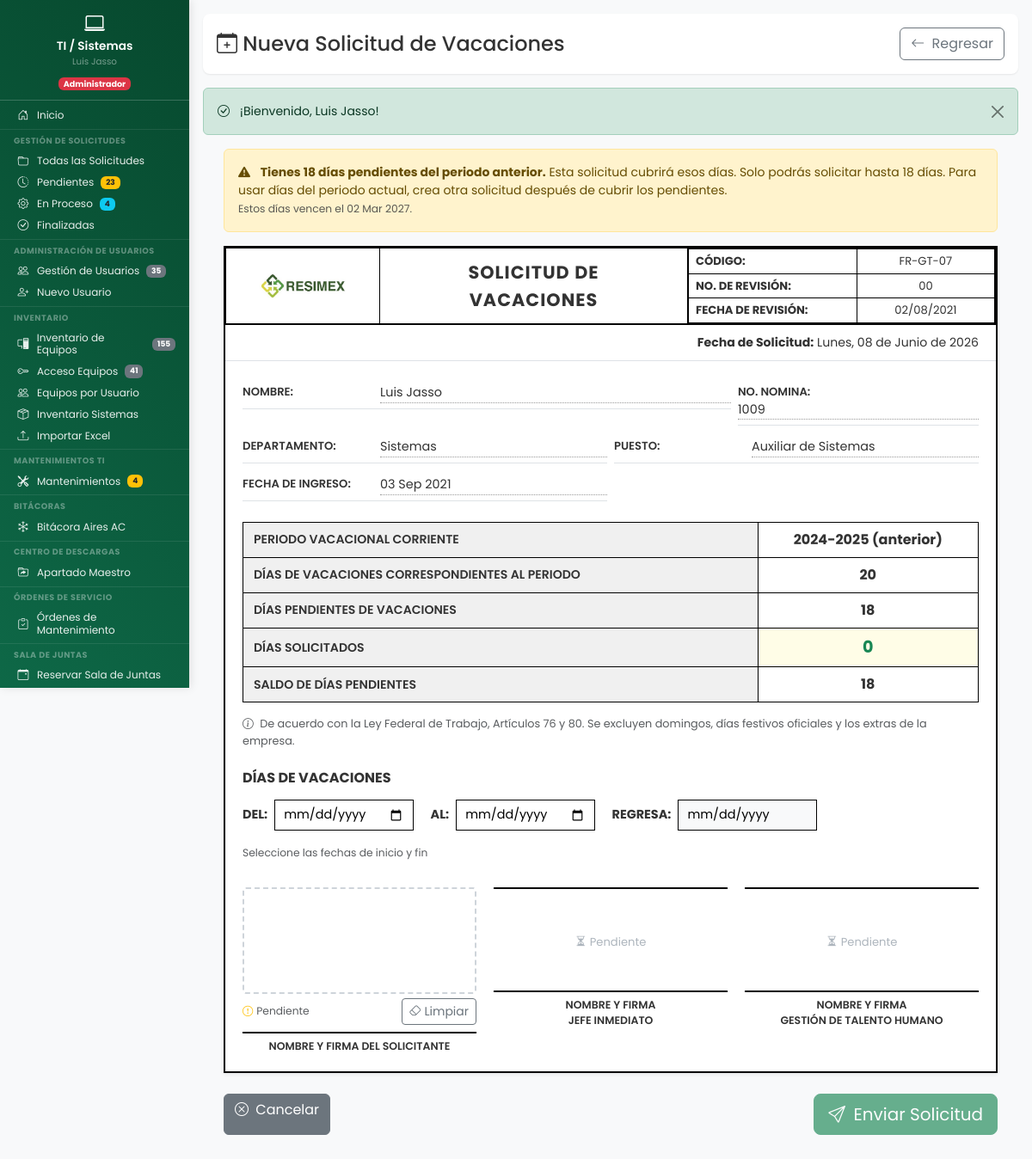
The page /dashboard/vacaciones/nueva_solicitud_vacaciones.php (signed in) on the database its author committed.
### tables this page shows
CREATE TABLE `solicitudes_vacaciones` (
  `id` int(11) NOT NULL,
  `folio` varchar(25) DEFAULT NULL,
  `usuario_id` int(11) DEFAULT NULL,
  `departamento_id` int(11) NOT NULL COMMENT 'Departamento del solicitante',
  `fecha_solicitud` date NOT NULL COMMENT 'Fecha en que se creó la solicitud',
  `periodo_vacacional` varchar(20) NOT NULL COMMENT 'Periodo laboral actual, ej: 2025-2026',
  `dias_correspondientes` int(11) NOT NULL COMMENT 'Días que corresponden según LFT Art.76 para el periodo actual',
  `dias_pendientes` int(11) NOT NULL COMMENT 'Días pendientes antes de esta solicitud (incluye acumulados vigentes)',
  `dias_solicitados` int(11) NOT NULL COMMENT 'Cantidad de días que solicita el empleado',
  `motivo` text DEFAULT NULL,
  `saldo_dias_pendientes` int(11) NOT NULL COMMENT 'Resultado: dias_pendientes - dias_solicitados',
  `fecha_inicio` date NOT NULL COMMENT 'Primer día de vacaciones (DEL)',
  `fecha_fin` date NOT NULL COMMENT 'Último día de vacaciones (AL)',
  `fecha_regreso` date NOT NULL COMMENT 'Día que regresa a laborar (REGRESA)',
  `estado` enum('borrador','enviada','pendiente_admin','aprobada_admin','rechazada_admin','pendiente_gth','aprobada_gth','rechazada_gth','completada','cancelada') DEFAULT 'pendiente_admin',
  `es_manual` tinyint(1) NOT NULL DEFAULT 0 COMMENT 'Solicitud creada manualmente por Admin',
  `admin_creador_id` int(11) DEFAULT NULL COMMENT 'ID del admin que creo la solicitud manual',
  `nombre_manual` varchar(150) DEFAULT NULL COMMENT 'Nombre del empleado (manual)',
  `no_nomina_manual` varchar(20) DEFAULT NULL COMMENT 'No. nomina del empleado (manual)',
  `puesto_manual` varchar(100) DEFAULT NULL COMMENT 'Puesto del empleado (manual)',
  `fecha_ingreso_manual` date DEFAULT NULL COMMENT 'Fecha ingreso del empleado (manual)',
  `periodo_pago_manual` enum('quincenal','semanal') DEFAULT NULL COMMENT 'Periodo pago (manual)',
  `empresa_manual` enum('resimex','carganova') DEFAULT NULL COMMENT 'Empresa (manual)',
  `admin_id` int(11) DEFAULT NULL COMMENT 'ID del jefe de área que aprueba/rechaza',
  `fecha_aprobacion_admin` datetime DEFAULT NULL,
  `motivo_rechazo` text DEFAULT NULL COMMENT 'Motivo si fue rechazada por el admin',
  `comentarios_admin` text DEFAULT NULL,
  `firma_empleado` longtext DEFAULT NULL,
  `fecha_firma_empleado` datetime DEFAULT NULL,
  `firma_admin` longtext DEFAULT NULL COMMENT 'Firma digital del jefe de área (base64 jSignature)',
  `fecha_firma_admin` datetime DEFAULT NULL,
  `firma_gth` longtext DEFAULT NULL COMMENT 'Firma digital de GTH (base64 jSignature)',
  `comentarios_gth` text DEFAULT NULL,
  `gth_id` int(11) DEFAULT NULL,
  `fecha_aprobacion_gth` datetime DEFAULT NULL,
  `fecha_firma_gth` datetime DEFAULT NULL,
  `fecha_creacion` datetime DEFAULT current_timestamp(),
  `fecha_actualizacion` datetime DEFAULT current_timestamp() ON UPDATE current_timestamp()
);

CREATE TABLE `usuarios` (
  `id` int(11) NOT NULL,
  `nombre_completo` varchar(150) NOT NULL,
  `no_nomina` varchar(20) DEFAULT NULL COMMENT 'Número de nómina del empleado',
  `puesto` varchar(100) DEFAULT NULL COMMENT 'Puesto del empleado',
  `fecha_ingreso` date DEFAULT NULL COMMENT 'Fecha de ingreso a la empresa',
  `periodo_pago` enum('quincenal','semanal') DEFAULT NULL COMMENT 'Periodo de pago del empleado',
  `empresa` enum('resimex','carganova') DEFAULT NULL COMMENT 'Empresa del empleado',
  `jornada` enum('lunes_viernes','lunes_sabado') DEFAULT 'lunes_sabado' COMMENT 'Tipo de jornada laboral',
  `usuario` varchar(50) NOT NULL,
  `password` varchar(255) NOT NULL,
  `departamento` varchar(100) NOT NULL,
  `departamento_id` int(11) DEFAULT NULL,
  `es_colaborativo` tinyint(1) NOT NULL DEFAULT 0,
  `activo` tinyint(1) NOT NULL DEFAULT 1,
  `es_admin_area` tinyint(1) DEFAULT 0 COMMENT 'Rol Administrativo/Jefe de área para Vacaciones (1=Sí, 0=No)',
  `fecha_registro` datetime NOT NULL DEFAULT current_timestamp(),
  `ultimo_acceso` datetime DEFAULT NULL,
  `created_by` int(11) DEFAULT NULL COMMENT 'ID del usuario que creó este registro',
  `updated_at` datetime DEFAULT NULL COMMENT 'Fecha y hora de última actualización',
  `updated_by` int(11) DEFAULT NULL COMMENT 'ID del usuario que realizó la última actualización'
);

### dashboard/vacaciones/nueva_solicitud_vacaciones.php (the view, shortened to what the rows shown need)
<?php
require_once __DIR__ . '/../../includes/vacaciones/vacaciones_funciones.php';
$pdo = conectarDB();
$resumen = obtener_resumen_vacaciones($pdo, $_SESSION['usuario_id']);
$periodo_anterior = $resumen['periodo_anterior'] ?? ['dias_pendientes' => 0];
$dias_periodo_ant = $periodo_anterior['dias_pendientes'] ?? 0;
$usa_periodo_anterior = ($dias_periodo_ant > 0);
$dias_correspondientes = $resumen['dias_correspondientes'];
$dias_pendientes = $usa_periodo_anterior ? $dias_periodo_ant : $resumen['dias_disponibles'];
if ($usa_periodo_anterior && !empty($periodo_anterior['periodo'])) {
    $periodo_vacacional = substr($periodo_anterior['periodo']['inicio'], 0, 4) . '-' . substr($periodo_anterior['periodo']['fin'], 0, 4) . ' (anterior)';
} else {
    $periodo_vacacional = $resumen['periodo']
        ? (substr($resumen['periodo']['inicio'], 0, 4) . '-' . substr($resumen['periodo']['fin'], 0, 4))
        : '-';
}
?>
<!DOCTYPE html>
<html lang="es">
<head>
    <link href="https://cdn.jsdelivr.net/npm/bootstrap@5.3.2/dist/css/bootstrap.min.css" rel="stylesheet">
    <link rel="stylesheet" href="https://cdn.jsdelivr.net/npm/bootstrap-icons@1.11.1/font/bootstrap-icons.css">
    <link rel="stylesheet" href="<?php echo URL_BASE; ?>assets/css/dashboard.css">
    <link rel="stylesheet" href="<?php echo URL_BASE; ?>assets/css/formularios.css">
    <link rel="stylesheet" href="<?php echo URL_BASE; ?>assets/css/base/variables.css">
    <link rel="stylesheet" href="<?php echo URL_BASE; ?>assets/css/components/sidebar.css">
    <link rel="stylesheet" href="<?php echo URL_BASE; ?>assets/css/components/hamburger.css">
    <link rel="stylesheet" href="<?php echo URL_BASE; ?>assets/css/layouts/dashboard-layout.css">
    <link rel="stylesheet" href="<?php echo URL_BASE; ?>assets/css/utilities/responsive.css">
</head>
<body>
    <div class="d-flex">
        <main class="main-content">
            <div class="content-wrapper">
                <div class="page-header">
                    <div class="d-flex justify-content-between align-items-center flex-wrap gap-2">
                        <h1><i class="bi bi-calendar-plus"></i> Nueva Solicitud de Vacaciones</h1>
                    </div>
                </div>
                <form id="formSolicitud" method="POST" action="<?php echo URL_BASE; ?>dashboard/vacaciones/procesar_vacaciones.php">
                    <?php if ($usa_periodo_anterior): ?>
                    <div class="alert alert-warning mb-3" style="max-width:900px;margin:0 auto">
                        <i class="bi bi-exclamation-triangle-fill me-2"></i>
                        <strong>Tienes <?php echo $dias_periodo_ant; ?> d&iacute;a<?php echo $dias_periodo_ant != 1 ? 's' : ''; ?> pendiente<?php echo $dias_periodo_ant != 1 ? 's' : ''; ?> del periodo anterior.</strong>
                        Esta solicitud cubrir&aacute; esos d&iacute;as. Solo podr&aacute;s solicitar hasta <?php echo $dias_periodo_ant; ?> d&iacute;a<?php echo $dias_periodo_ant != 1 ? 's' : ''; ?>.
                        Para usar d&iacute;as del periodo actual, crea otra solicitud despu&eacute;s de cubrir los pendientes.
                        <?php if (!empty($periodo_anterior['periodo']['fecha_vencimiento'])): ?>
                        <br><small class="text-muted">Estos d&iacute;as vencen el <?php echo fecha_corta_es($periodo_anterior['periodo']['fecha_vencimiento']); ?>.</small>
                        <?php endif; ?>
                    </div>
                    <?php endif; ?>
                    <div class="doc-container shadow-sm mb-4">
                        <table class="doc-header-table">
                        </table>
                        <div class="fecha-solicitud"><strong>Fecha de Solicitud:</strong> <?php echo fecha_larga_es(date('Y-m-d')); ?></div>
                        <div class="doc-body">
                            <div class="mb-4">
                                <div class="row g-2">
                                    <div class="col-md-6"><div class="info-row"><span class="info-label">Fecha de Ingreso:</span><span class="info-value"><?php echo fecha_corta_es($resumen['fecha_ingreso']); ?></span></div></div>
                                </div>
                            </div>
                            <table class="tabla-periodo">
                                <tr><th>Periodo Vacacional Corriente</th><td><?php echo $periodo_vacacional; ?></td></tr>
                                <tr><th>D&iacute;as de Vacaciones Correspondientes al Periodo</th><td><?php echo $dias_correspondientes; ?></td></tr>
                                <tr><th>D&iacute;as Pendientes de Vacaciones</th><td><?php echo $dias_pendientes; ?></td></tr>
                                <tr><th>D&iacute;as Solicitados</th><td class="editable"><span class="dias-highlight" id="diasSolicitados">0</span></td></tr>
                                <tr><th>Saldo de D&iacute;as Pendientes</th><td><span id="saldoDias"><?php echo $dias_pendientes; ?></span></td></tr>
                            </table>
                        </div>
                    </div>
                    <div class="d-flex justify-content-between mb-4" style="max-width:900px;margin:0 auto">
                        <a href="<?php echo URL_BASE; ?>dashboard/vacaciones/mis_vacaciones.php" class="btn btn-secondary"><i class="bi bi-x-circle me-1"></i> Cancelar</a>
                        <div class="d-flex gap-2">
                        </div>
                    </div>
                </form>
            </div>
        </main>
    </div>
</body>
</html>

### rows shown on the page
solicitudes_vacaciones: dias_pendientes "18"
usuarios: fecha_ingreso "03 Sep 2021"

### other values the page prints
$_SESSION['nombre_completo'] "Luis Jasso"
$stats_sidebar['pendientes'] "23"
$stats_sidebar['en_proceso'] "4"
$total_usuarios "35"
$total_equipos "155"
$total_acceso "41"
$mant_pendientes "4"
$alerta['mensaje'] "¡Bienvenido, Luis Jasso!"
fecha_corta_es($periodo_anterior['periodo']['fecha_vencimiento']) "02 Mar 2027"
$_SESSION['no_nomina'] "1009"
$_SESSION['departamento_nombre'] "Sistemas"
$_SESSION['puesto'] "Auxiliar de Sistemas"
$periodo_vacacional "2024-2025 (anterior)"
$dias_correspondientes "20"
